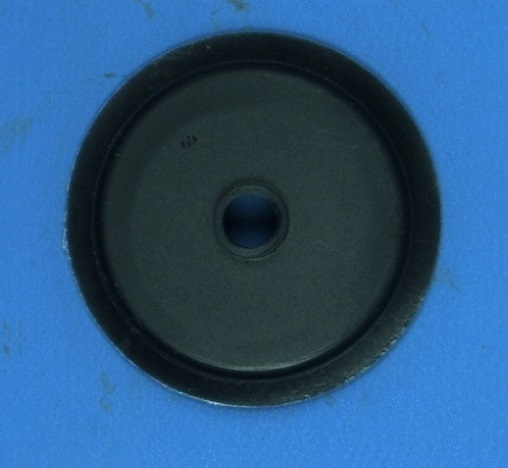
#> input picture NOK_tamanho_forma/Fig_NOK_01.jpg, 508 x 468 px; its folder holds only this picture in this run
$ jupyter execute --allow-errors tamanho_forma.ipynb
#> lines starting #> are read from the running program, lines starting #| are printed output that depends on the picture; after the words box and inside, x2 and y2 are one past the last pixel; in counts of white or black regions, pixels touching at a corner belong together
### fillHoles.py

#------------------------------------------------------------------------------
# Load Dependencies
#------------------------------------------------------------------------------
import cv2
import numpy as np

#------------------------------------------------------------------------------
# Function selectBlob()
#------------------------------------------------------------------------------
def fillHoles(img_thr):

    """
    Prenche furos internos em blobs, que deve ser branco (intensidade=255)

    Keyword arguments:
    img_thr -- nparray uint8 da imagem de entrada (imagem binarizada)

    Returns:
    img_out -- npaarray (uint8) da imagem apos preenchimento dos furos

    """

    img_floodfill = img_thr.copy()
    h, w = img_thr.shape[:2]
    mask = np.zeros((h+2, w+2), np.uint8)
    cv2.floodFill(img_floodfill, mask, (0,0), 255)
    img_floodfill_inv = cv2.bitwise_not(img_floodfill)
    img_out = img_thr | img_floodfill_inv

    return img_out
#------------------------------------------------------------------------------

### tamanho_forma.ipynb
# Modelo Machine Learning -  Teste tamanho e forma

Esse notebook mostra como foi feito o modelo de Machine Learning utilizado para avaliar o tamnho e forma das peças.

[cell 1]
#Célula de imports
import cv2
import os
import numpy as np
import matplotlib.pyplot as plt
from filtros_extras import *
from fillHoles import fillHoles

[cell 2]
# path = "OK"
path = "NOK_tamanho_forma/"
dir_list = os.listdir(path)
for k in range(0,len(dir_list)):
    #encontrar uma maneira mais bonita de fazer a soma das strings abaixo
    img_in = cv2.imread(path + "/" + str(dir_list[k]), cv2.IMREAD_COLOR)
#> img_in is the input picture: shape (468, 508, 3); mean B, G, R 130.2, 87.6, 42.7
    #img_in = cv2.imread("OK\Fig_OK_15.jpg", cv2.IMREAD_COLOR)
    if img_in is None:
        print("File not found. Bye!")
        exit(0) #Essa linha "crasha" o notebook, caso ocorra reinicar o kernel
    [B,G,R] = cv2.split(img_in)
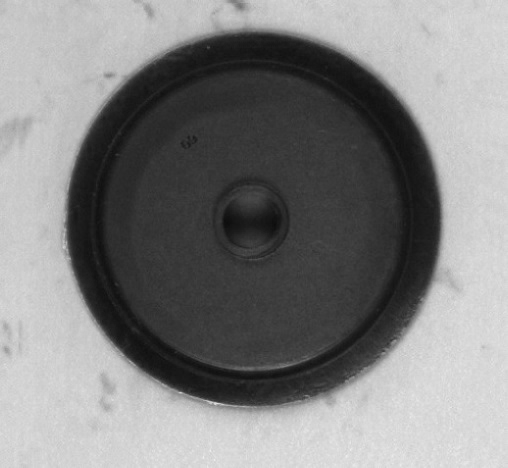
#> B: shape (468, 508); min 12, max 238, mean 130.2
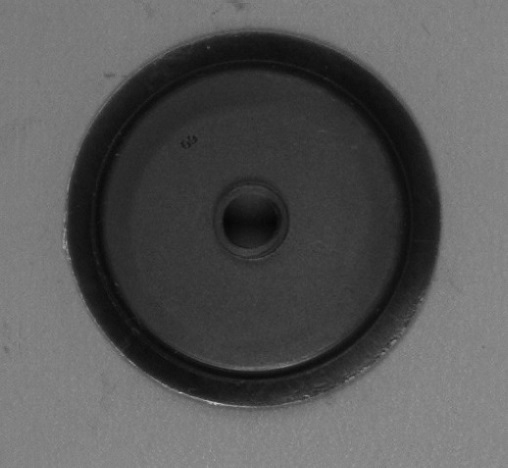
#> G: shape (468, 508); min 6, max 197, mean 87.6
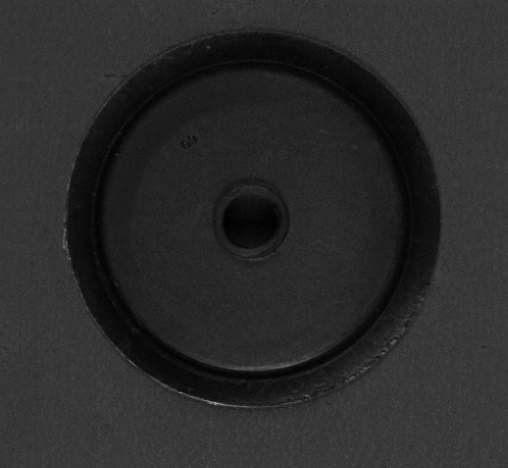
#> R: shape (468, 508); min 0, max 161, mean 42.7

#     plt.figure(figsize=(10,5))
#     plt.subplot (3,5,k+1)
#     plt.imshow(B, cmap="gray")
    returns,thresh=cv2.threshold(B,120,255,cv2.THRESH_BINARY_INV)
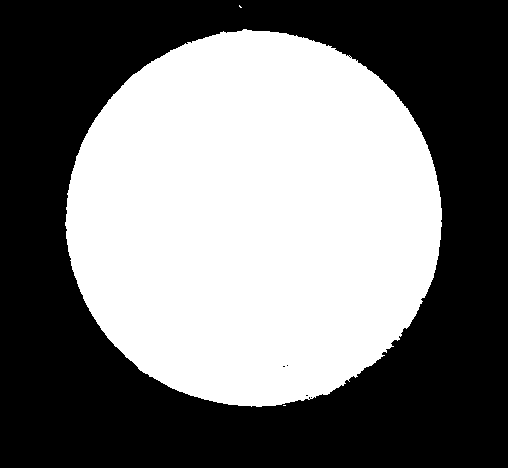
#> thresh: shape (468, 508); 46.7% white; 3 white regions (2 under 20 px), largest, box (x1, y1, x2, y2) and area: (65, 29, 442, 407) 110994
    thresh_inverse_8=np.clip(thresh, 0, 255).astype(np.uint8)
    img_out=fillHoles(thresh_inverse_8)
#> in fillHoles, `cv2.floodFill(img_floodfill, mask, (0,0), 255)`:
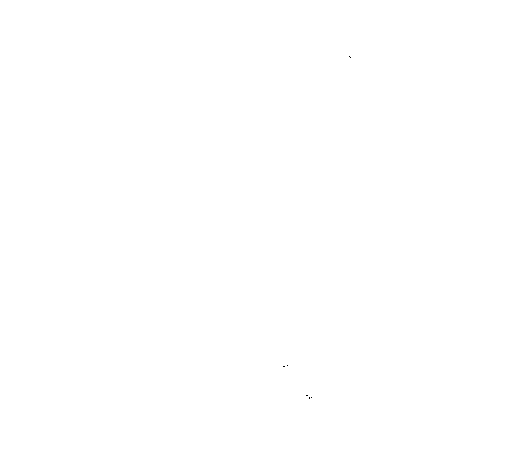
#> img_floodfill: shape (468, 508); 100% white; black in thin lines or dots, all inside (x1, y1, x2, y2) = (283, 56, 351, 399)
#> in fillHoles, `img_out = img_thr | img_floodfill_inv`: img_out: shape (468, 508); 46.7% white; 3 white regions (2 under 20 px)
    contours,hierachy=cv2.findContours(img_out,cv2.RETR_TREE,cv2.CHAIN_APPROX_SIMPLE)
#> contours = 3 contours, 2 with area under 20; largest, box (x1, y1, x2, y2) and area: (65, 29, 442, 407) 110434
    if len(contours) != 0:
        max_contours = max(contours, key=len)
#> max_contours = contour of 651 points, box (x1, y1, x2, y2) (65, 29, 442, 407), area 110434
        cv2.drawContours(img_in,[max_contours],-1,(0,255,0),3)
        ellipse = cv2.fitEllipse(max_contours)
#> ellipse = ((253.6, 218.3), (374.4, 375.8), 45.35)
        cv2.ellipse(img_in,ellipse, (0,0,255), 2)
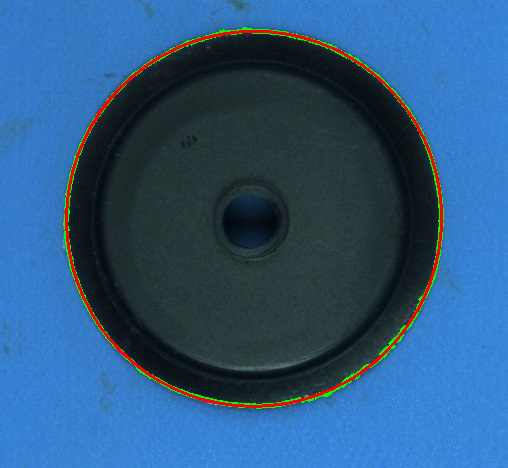
#> img_in: shape (468, 508, 3); mean B, G, R 127.6, 88, 45.4
        plt.figure(figsize=(10,5))
        plt.subplot (3,5,k+1)
        plt.imshow(img_in, cmap="gray")
        (x, y), (MA, ma), angle = ellipse
#> x = 253.6; y = 218.3; MA = 374.4; ma = 375.8; angle = 45.35
        diametro=(MA + ma)/508*65/2
#> diametro = 48
        if MA/ma>0.95 and MA/ma<1.05 and diametro<50.5 and diametro>49.5 :
            print('imagem de indice '+str(k+1))
            print((MA + ma)/508*65/2)
plt.show()

$ run again, on NOK_tamanho_forma/Fig_NOK_05.jpg
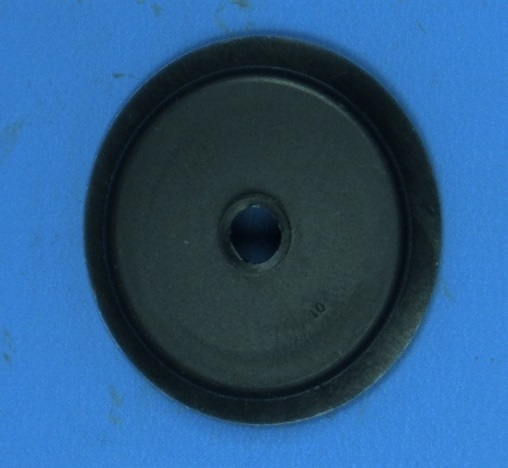
#> input picture NOK_tamanho_forma/Fig_NOK_05.jpg, 508 x 468 px
#> img_in is the input picture: shape (468, 508, 3); mean B, G, R 131.6, 88.4, 43.3
#> `returns,thresh=cv2.threshold(B,120,255,cv2.THRESH_BINARY_INV)`:
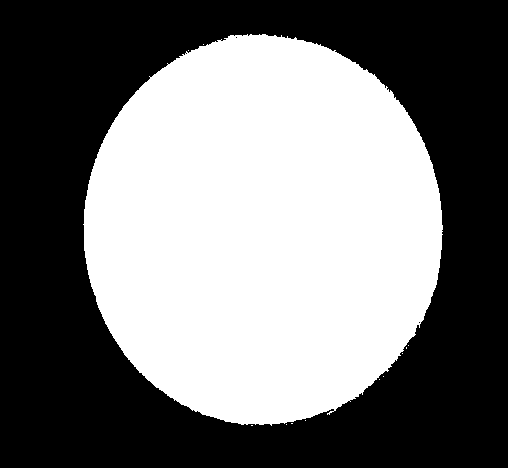
#> thresh: shape (468, 508); 46.3% white; 12 white regions (11 under 20 px), largest, box (x1, y1, x2, y2) and area: (83, 34, 443, 426) 110045
#> img_floodfill: shape (468, 508); 100% white; black in thin lines or dots, all inside (x1, y1, x2, y2) = (186, 37, 420, 323)
#> img_out: shape (468, 508); 46.3% white; 12 white regions (11 under 20 px)
#> contours = 12 contours, 11 with area under 20; largest, box (x1, y1, x2, y2) and area: (83, 34, 443, 426) 109459
#> max_contours = contour of 689 points, box (x1, y1, x2, y2) (83, 34, 443, 426), area 109459
#> ellipse = ((262.6, 229.3), (358.2, 389.5), 0.24)
#> `cv2.ellipse(img_in,ellipse, (0,0,255), 2)`:
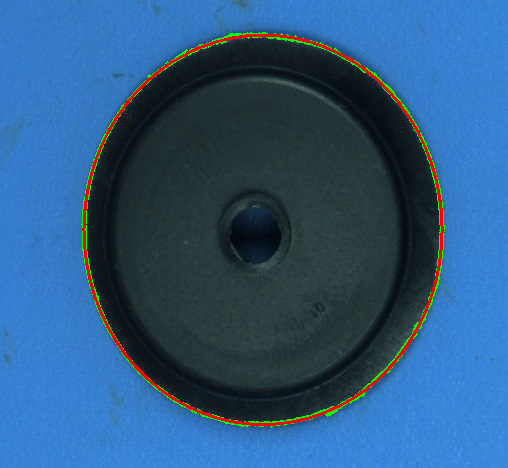
#> img_in: shape (468, 508, 3); mean B, G, R 129, 88.9, 46.1
#> x = 262.6; y = 229.3; MA = 358.2; ma = 389.5; angle = 0.24
#> diametro = 47.84

$ run again, on NOK_tamanho_forma/Fig_NOK_02.jpg
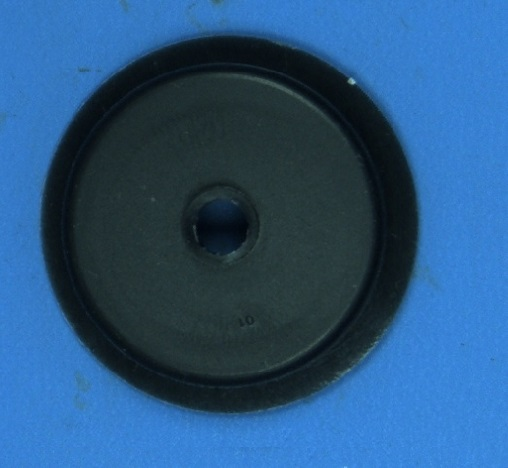
#> input picture NOK_tamanho_forma/Fig_NOK_02.jpg, 508 x 468 px
#> img_in is the input picture: shape (468, 508, 3); mean B, G, R 128.6, 86, 41.6
#> `returns,thresh=cv2.threshold(B,120,255,cv2.THRESH_BINARY_INV)`:
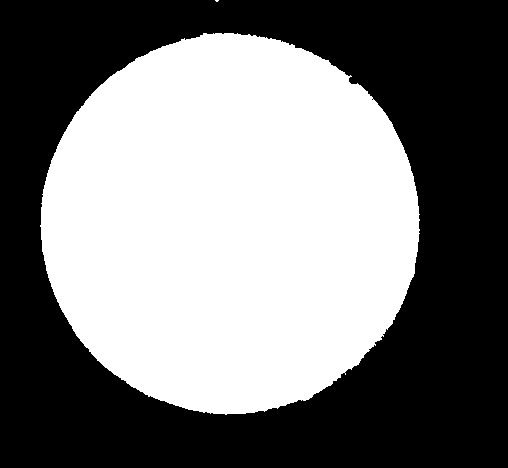
#> thresh: shape (468, 508); 47.5% white; 2 white regions (1 under 20 px), largest, box (x1, y1, x2, y2) and area: (40, 33, 420, 415) 113014
#> img_floodfill: shape (468, 508); 100% white; black in thin lines or dots, all inside (x1, y1, x2, y2) = (372, 99, 373, 100)
#> img_out: shape (468, 508); 47.5% white; 2 white regions (1 under 20 px)
#> contours = 2 contours, 1 with area under 20; largest, box (x1, y1, x2, y2) and area: (40, 33, 420, 415) 112446
#> max_contours = contour of 652 points, box (x1, y1, x2, y2) (40, 33, 420, 415), area 112446
#> ellipse = ((229.6, 223.4), (377.8, 379), 9.75)
#> `cv2.ellipse(img_in,ellipse, (0,0,255), 2)`:
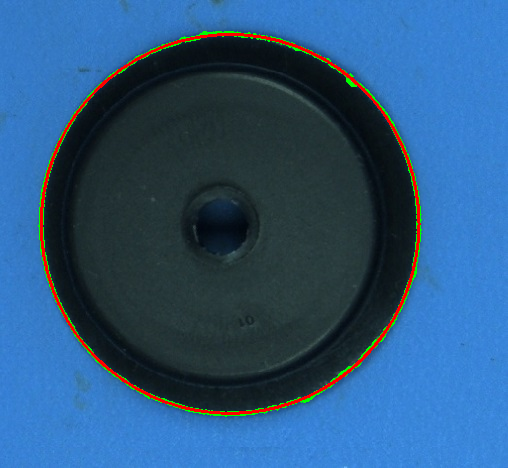
#> img_in: shape (468, 508, 3); mean B, G, R 126, 86.4, 44.5
#> x = 229.6; y = 223.4; MA = 377.8; ma = 379; angle = 9.75
#> diametro = 48.42
